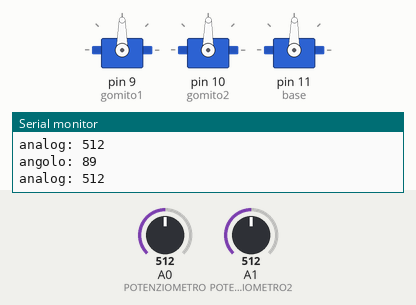
Simulated run of this sketch. Board: Arduino Uno, built with avr-gcc and run on an emulated ATmega328P. Parts: 3 × servo, the last lines printed to the serial monitor. The test bench sets the inputs (shaded band); at power-on: A0 (POTENZIOMETRO) = 512, A1 (POTENZIOMETRO2) = 512.

Above: at 1.2 s.
1.3 s: A0 (POTENZIOMETRO) set to 562
At 2.0 s:
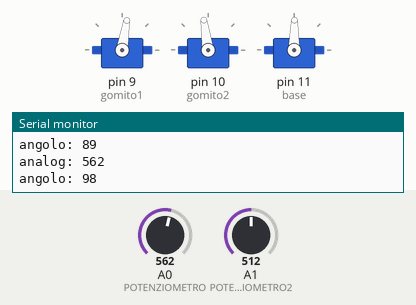
2.8 s: A0 (POTENZIOMETRO) set to 580
At 3.4 s:
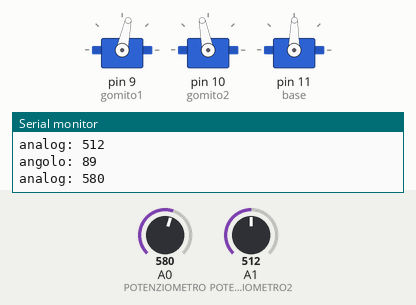
4.3 s: A1 (POTENZIOMETRO2) set to 107
At 5.2 s:
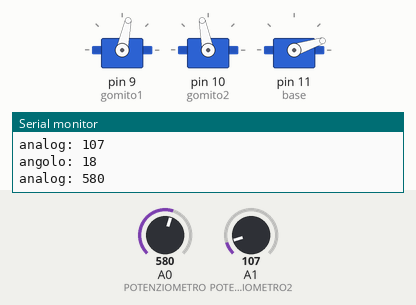
5.8 s: A1 (POTENZIOMETRO2) set to 88
At 7.0 s:
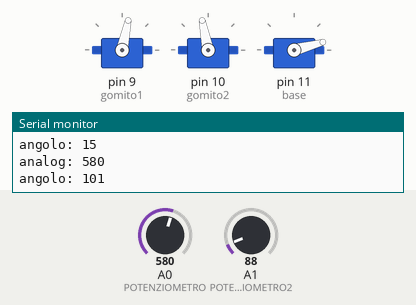
8.8 s: A1 (POTENZIOMETRO2) set to 122
At 9.9 s:
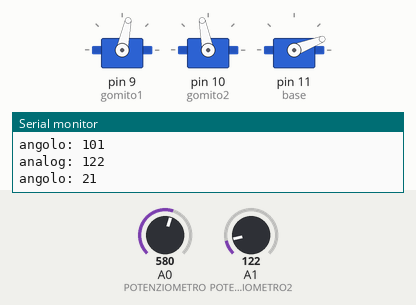
10.3 s: A0 (POTENZIOMETRO) set to 511
At 11.6 s:
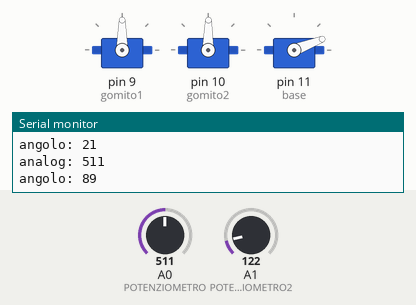
Timing chart, 0 to 12.8 s (numbered marks = the images above; inputs shaded):
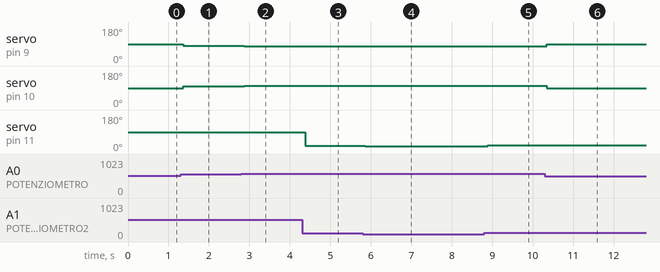

Measured:
- after the input at 1.3 s, servo on pin 9 (gomito1): 90° → 81° after 0.06 s; servo on pin 10 (gomito2): 89° → 98° after 0.06 s
- after the input at 2.8 s, servo on pin 9 (gomito1): 81° → 78° after 0.07 s; servo on pin 10 (gomito2): 98° → 101° after 0.07 s
- after the input at 4.3 s, servo on pin 11 (base): 89° → 18° after 0.08 s
- after the input at 5.8 s, servo on pin 11 (base): 18° → 15° after 0.07 s
- after the input at 8.8 s, servo on pin 11 (base): 15° → 21° after 0.08 s
- after the input at 10.3 s, servo on pin 9 (gomito1): 78° → 90° at once; servo on pin 10 (gomito2): 101° → 89° at once

The sketch:

Base-Braccio.ino
```cpp
// diritti riservati a Zizou®

#include <Servo.h>
#define POTENZIOMETRO A0
#define POTENZIOMETRO2 A1

int aGomito = 0; //angolatura motore
int aBase = 0; //angolatura motore
int aPollice = 0; //angolatura motore
int val; //valore in input del potenziometro
int val2; //valore in input del potenziometro

Servo gomito1;
Servo gomito2;
Servo base;


int potenziometroToangolo(int valore); //quaesta funzione serve per trasformare il valore letto dal potenziometro in un angolo comtreso tra 0 e 179 gradi.

void setup()
{
  pinMode(POTENZIOMETRO, INPUT); //imposto il pin A0 come input
  pinMode(POTENZIOMETRO2, INPUT); //imposto il pin A1 come input
  gomito1.attach( 9, 500, 2500);
  gomito2.attach( 10, 500, 2500);
  base.attach( 11, 500, 2500);
  Serial.begin(9600);
}

void loop()
{

  val = analogRead(POTENZIOMETRO); //leggo il valore della tensione sul pin A0 e lo salvo in val
  val2 = analogRead(POTENZIOMETRO2); //leggo il valore della tensione sul pin A1 e lo salvo in val2

  aGomito = potenziometroToangolo(val); //il valore letto dal potenziometro1 viene trasformato in un angolo e salvato nella variabile aGomito
  //gomito1 e gomito2 si muovono in seno opposto
  gomito1.write(179-aGomito);
  gomito2.write(aGomito);

  aBase = potenziometroToangolo(val2); //il valore letto dal potenziometro2 viene trasformato in un angolo e salvato nella variabile aBase
  base.write(aBase);

}

int potenziometroToangolo(int valore){
  int angolo = map(valore, 0, 1023, 0, 179);
  Serial.print("analog: ");
  Serial.println(valore);
  Serial.print("angolo: ");
  Serial.println(angolo);
  return angolo;

}
```
